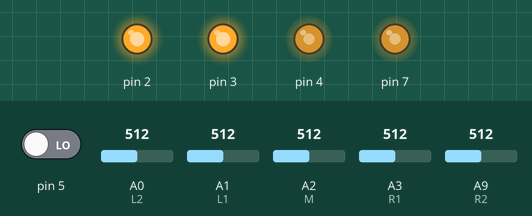
Recording of a sketch running on a simulated Arduino Mega 2560, built with avr-gcc and run on an emulated ATmega2560. On the bench: output pins drawn as LEDs (lit = HIGH). The test bench sets the inputs (shaded band); at power-on: A1 (L1) = 512, A0 (L2) = 512, pin 5 LOW, A2 (M) = 512, A3 (R1) = 512, A9 (R2) = 512. What the sketch prints to the serial monitor is not drawn.

Above: at 1.2 s.
1.3 s: A1 (L1) set to 417
2.8 s: A1 (L1) set to 392
At 3.3 s:
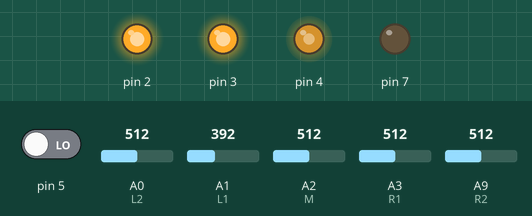
4.3 s: A0 (L2) set to 307
5.8 s: A0 (L2) set to 286
At 6.06 s:
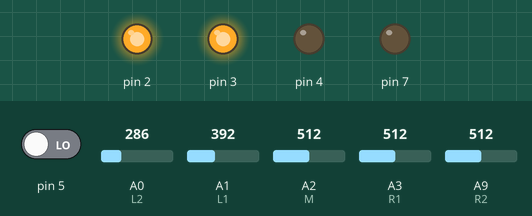
At 6.8 s:
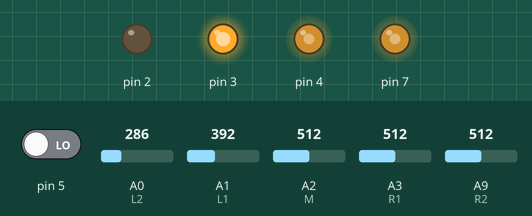
Timing chart, 0 to 8.6 s (numbered marks = the images above; inputs shaded):
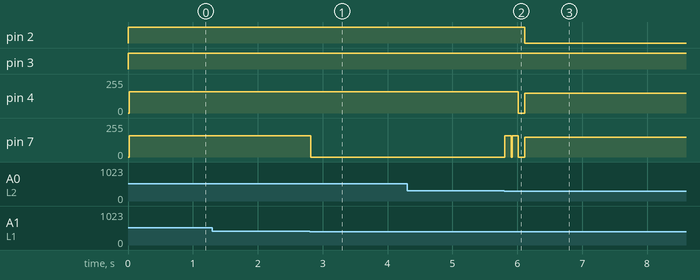

The sketch:

linetracingg.ino
```cpp
#include <SoftPWM.h>
int dir = 0;
#define L2 A0
#define L1 A1
#define M A2
#define R1 A3
#define R2 A9

#define TL 1
#define TR 2
#define C 3
#define S 4

int nSpeed = 160;
int count = 0;
int previousPos = 3000;

int command[] = {C,C,TR,C,TR,TR,S};

byte sensor[] = {0, 0, 0, 0, 0};

void setup()
{
  SoftPWMBegin();
  Serial.begin(115200);

  pinMode(2, OUTPUT);
  pinMode(3, OUTPUT);
  pinMode(7, OUTPUT);
  pinMode(4, OUTPUT);

  pinMode(5,INPUT);

  pinMode(L2, INPUT);
  pinMode(L1, INPUT);
  pinMode(M, INPUT);
  pinMode(R1, INPUT);
  pinMode(R2, INPUT);

//  delay(2000);
//  MotorR(1,nSpeed);
//  MotorL(1,nSpeed);

while(digitalRead(5) != 0)
{
  Serial.println(digitalRead(5));
}

}

void loop()
{
  if (count>=7)
  {
    return;
  }
  readSensor();
  //Serial.println(count);
  if (sensor[0]==1 || sensor[4]==1)
  {
    if (command[count] == TR)
    {
      turnRight();
    }
    else if (command[count] == TL)
    {
      turnLeft();
    }
    else if (command[count] == C)
    {
      MotorL(1,nSpeed);
      MotorR(1,nSpeed);
      delay(100);
    }
    else if (command[count] == S)
    {
      MotorL(1,0);
      MotorR(1,0);
      count++;
      return;
    }
    count++;
  }

  int Position = pos();
  if (Position == 0){
    MotorR(1,0);
    MotorL(1,0);
    return ;
  }

  int difference = 3000 - Position;
  //Serial.println(difference);
  if (difference > 0){
    int adj = nSpeed-(difference*0.2);
    if (adj<0)
    {
      adj = 0;
    }
    MotorL(1,adj);
    MotorR(1,nSpeed);
    dir = 1;
  }
  else if (difference < 0 ){
    int adj = nSpeed-(abs(difference)*0.2);
    if (adj<0)
    {
      adj = 0;
    }
    MotorR(1,adj);
    MotorL(1,nSpeed);
    dir = -1;
  }
  else{
    MotorR(1,nSpeed);
    MotorL(1,nSpeed);
    dir = 0;
  }

}

int pos()
{
  int a = 0;
  readSensor();
  int sum = sensor[1]+sensor[2]+sensor[3];
  if (sum == 0)
  {
    if (dir == 0)
    {
      return 0;
    }
    else if (dir == 1)
    {
      a = 5000;
    }
    else if (dir == -1)
    {
      a = 1000;
    }

  }
  else
  {
    a = (sensor[1]*1000 + sensor[2]*3000 + sensor[3]*5000)/sum;
  }
  if (a != previousPos)
  {
    int tmp = a;
    a = (a+previousPos)/2;
    previousPos = tmp;
  }
  return a;
}

void MotorL(int dir, int spd)
{
  digitalWrite(3, dir);
  SoftPWMSet(7,spd);
}

void MotorR(int dir, int spd)
{
  digitalWrite(2, dir);
  SoftPWMSet(4,spd);
}

void readSensor()
{
  sensor[0] = analogRead(L2) < 300 ? 1 : 0;
  sensor[1] = analogRead(L1) < 400 ? 1 : 0;
  sensor[2] = analogRead(M) < 600 ? 1 : 0;
  sensor[3] = analogRead(R1) < 400 ? 1 : 0;
  sensor[4] = analogRead(R2) < 250 ? 1 : 0;

//  Serial.print(sensor[0]);
//  Serial.print(sensor[1]);
//  Serial.print(sensor[2]);
//  Serial.print(sensor[3]);
//  Serial.print(sensor[4]);
//  Serial.println();

  Serial.print(analogRead(L2));
  Serial.print(" ");
  Serial.print(analogRead(L1));
  Serial.print(" ");
  Serial.print(analogRead(M));
  Serial.print(" ");
  Serial.print(analogRead(R1));
  Serial.print(" ");
  Serial.print(analogRead(R2));
  Serial.println();
}

void turnLeft()
{
  readSensor();
  MotorL(1,0);
  MotorR(1,0);
  delay(100);

  int state = 0;

  while (true)
  {
    MotorL(0,150);
    MotorR(1,150);
    readSensor();
    if (state == 0) //wait until white
    {
      if (sensor[1]==0 && sensor[2]==0 && sensor[3]==0)
      {
        state = 1;
      }
    }
    else if (state == 1)
    {
      if (sensor[2] == 1)
      {
        state = 2;
      }
    }
    else if (state == 2)
    {
      break;
    }
  }

  MotorL(1,0);
  MotorR(1,0);

}

void turnRight()
{
  readSensor();
  MotorL(1,0);
  MotorR(1,0);
  delay(100);

  int state = 0;

  while (true)
  {
    MotorL(1,150);
    MotorR(0,150);
    readSensor();
    if (state == 0) //wait until white
    {
      if (sensor[1]==0 && sensor[2]==0 && sensor[3]==0)
      {
        state = 1;
      }
    }
    else if (state == 1)
    {
      if (sensor[2] == 1)
      {
        state = 2;
      }
    }
    else if (state == 2)
    {
      break;
    }
  }

  MotorL(1,0);
  MotorR(1,0);

}
```

Measured:
- the behaviour switches between 400 and 399 on A1 (L1) (found by bisection; images 0 and 1)
- the behaviour switches between 300 and 299 on A0 (L2) (found by bisection; images 1 and 2)
- after the input at 2.8 s, pin 7: 160/255 → 0/255 at once
- after the input at 5.8 s, pin 2: HIGH → LOW after 0.31 s; pin 4: 160/255 → 0/255 after 0.22 s, → 150/255 0.10 s later; pin 7: 0/255 → 160/255 at once, → 0/255 0.21 s later, → 150/255 0.10 s later
